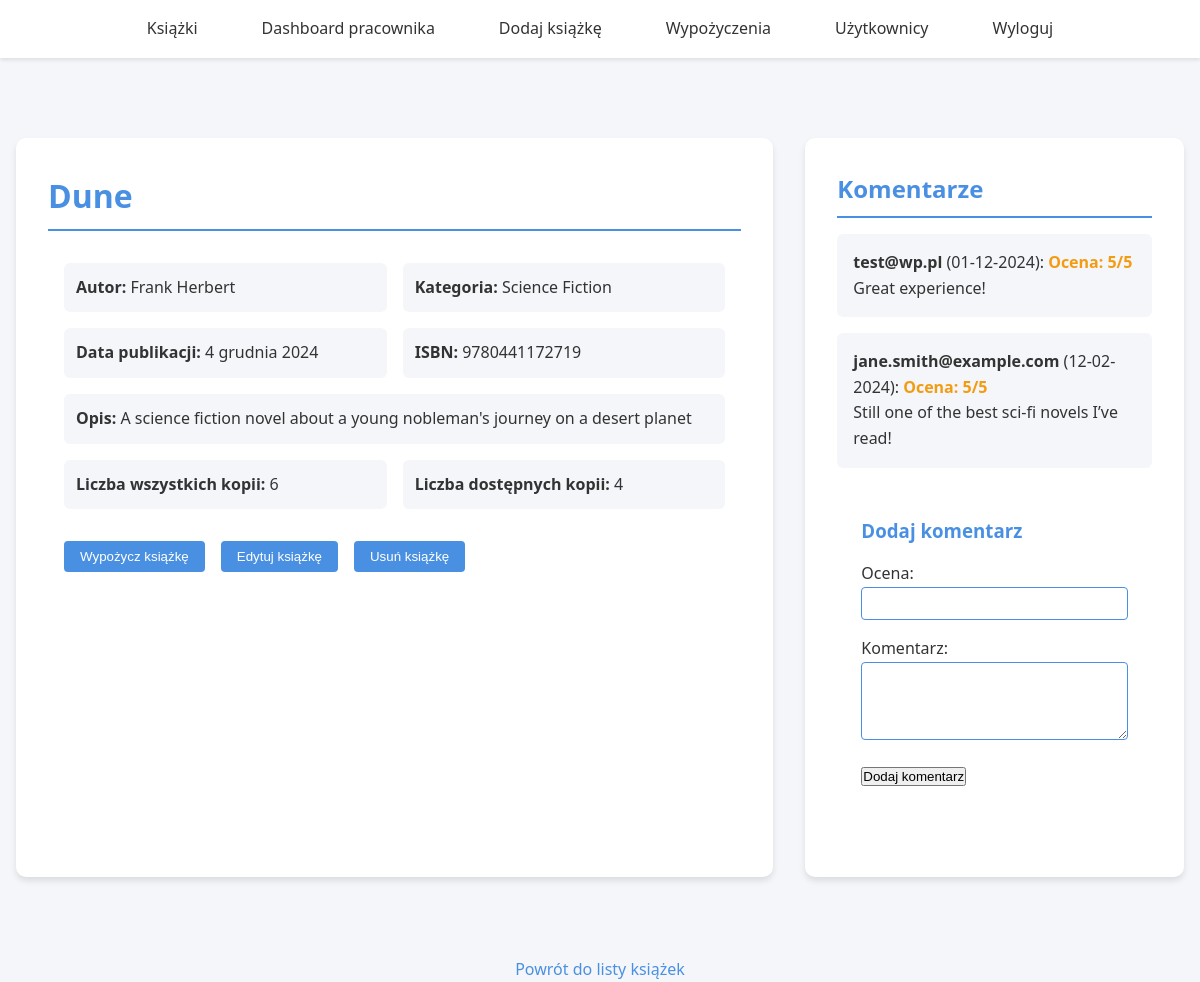
Screenshot of /1 (signed in) with the database file from the repository.
### books/models.py (models this page shows, shortened)
class Book(models.Model):
    title = models.CharField(max_length=255)
    author = models.CharField(max_length=255)
    category = models.ForeignKey(Category, related_name='books', on_delete=models.CASCADE)
    published_date = models.DateField()
    isbn = models.CharField(max_length=13, unique=True)
    description = models.TextField(blank=True, null=True)
    total_copies = models.PositiveIntegerField(blank=False, null=False)

class Category(models.Model):
    name = models.CharField(max_length=255, unique=True)
    description = models.TextField(blank=True, null=True)

class Opinion(models.Model):
    book = models.ForeignKey(Book, on_delete=models.CASCADE, related_name="rate")
    user = models.ForeignKey(CustomUser, related_name='rate', on_delete=models.CASCADE)
    rate = models.PositiveIntegerField(validators=[MaxValueValidator(5)])
    comment = models.CharField(max_length=250)
    created_at = models.DateField(auto_now_add=True)
    class Meta:
        ordering = ['-created_at']

class CustomUser(AbstractUser):
    phone = models.CharField(max_length=15, null=True, blank=True)
    is_employee = models.BooleanField(default=False)
    is_admin = models.BooleanField(default=False)
    is_active = models.BooleanField(default=True)

### books/views.py (the view, shortened to what this page needs)
# urls.py: path('<int:pk>', views.DetailBookView.as_view(), name='detail_book'),
class DetailBookView(LoginRequiredMixin, DetailView):
    model = Book
    template_name = 'detail_book.html'
    context_object_name = 'book'
    def get(self, request: HttpRequest, *args: Any, **kwargs: Any) -> HttpResponse:
        response = super().get(request, *args, **kwargs)
        Notification.objects.filter(
            user=self.request.user,
            book=self.get_object(),
            is_read=False,
            is_available=True
        ).update(is_read=True)
        return response
    def get_context_data(self, **kwargs: Any) -> dict[str, Any]:
        context = super().get_context_data(**kwargs)
        book = self.get_object()
        context.update({
            'opinions': Opinion.objects.filter(book=book),
            'copies': BookCopy.objects.filter(book=book),
            'copies_available': BookCopy.objects.filter(book=book, is_available=True).exists(),
            'available_copies': BookCopy.objects.filter(book=book, is_available=True).count()
        })
        if (BookRental.objects.filter(book_copy__book=book, user=self.request.user).exists() and
            not Opinion.objects.filter(book=book, user=self.request.user).exists()):
            context['comment_form'] = forms.OpinionForm()
        return context

### books/forms.py
class OpinionForm(ModelForm):
    class Meta:
        model = Opinion
        fields = ('rate', 'comment')
        labels = {
            'rate': 'Ocena',
            'comment': 'Komentarz'
        }
        widgets = {
            'comment': forms.Textarea(attrs={'rows': 4})
        }

### templates/detail_book.html (shortened to what this page needs)
{% extends 'base.html' %}
{% block content %}
<div class="book-detail-container">
    <div class="book-main-details">
        <h1>{{ book.title }}</h1>
        <div class="book-details-grid">
            <p><strong>Autor:</strong> {{ book.author }}</p>
            <p><strong>Kategoria:</strong> {{ book.category.name }}</p>
            <p><strong>Data publikacji:</strong> {{ book.published_date }}</p>
            <p><strong>ISBN:</strong> {{ book.isbn }}</p>
            <p class="book-description"><strong>Opis:</strong> {{ book.description|default:"Brak opisu" }}</p>
            <p><strong>Liczba wszystkich kopii:</strong> {{ copies.count }}</p>
            <p><strong>Liczba dostępnych kopii:</strong> {{ available_copies }}</p>
        </div>
    <div class="book-actions">
        {% if copies_available == True and not request.user.is_employee or request.user.is_admin %}
        <form method="post" action="{% url 'borrow_book' pk=book.id %}">
            <button type="submit">Wypożycz książkę</button>
        </form>
        {% endif %}
        {% if request.user.is_employee %}
        <form method="get" action="{% url 'edit_book' pk=book.id %}">
            <button type="submit">Edytuj książkę</button>
        </form>
        <form method="get" action="{% url 'delete_book' pk=book.id %}">
            <button type="submit">Usuń książkę</button>
        </form>
        {% endif %}
    </div>
</div>
<div class="book-side-details">
    <h2>Komentarze</h2>
    {% if opinions %}
        <ul class="comments-list">
            {% for opinion in opinions %}
                <li>
                    <strong>{{ opinion.user.email }}</strong> ({{ opinion.created_at|date:"d-m-Y" }}):
                    <span class="comment-rating">Ocena: {{ opinion.rate }}/5</span><br>
                    {{ opinion.comment }}
                </li>
            {% endfor %}
        </ul>
    {% else %}
        <p>Brak komentarzy</p>
    {% endif %}
    {% if comment_form %}
    <div class="add-comment-form">
        <h3>Dodaj komentarz</h3>
        <form method="post">
            {{ comment_form.as_p }}
            <button type="submit">Dodaj komentarz</button>
        </form>
    </div>
    {% endif %}
</div>
</div>
<a href="{% url 'list_books' %}" class="back-link">Powrót do listy książek</a>
{% endblock %}

### templates/base.html (style rules this page uses)
:root { --primary-color: #3498db; --secondary-color: #2ecc71; --background-color: #f4f6f7; --text-color: #2c3e50; --nav-background: #ffffff; --hover-color: #2980b9; }
* { margin: 0; padding: 0; box-sizing: border-box; }
body { font-family: 'Arial', sans-serif; line-height: 1.6; background-color: var(--background-color); color: var(--text-color); display: flex; flex-direction: column; min-height: 100vh; }
div > div { flex: 1; max-width: 1200px; width: 100%; margin: 2rem auto; padding: 0 1rem; }
html { scroll-behavior: smooth; }

### templates/detail_book.html (style rules this page uses)
:root { --primary-color: #4a90e2; --secondary-color: #2ecc71; --background-color: #f4f6f9; --text-color: #333; --card-background: #ffffff; --hover-color: #357abd; }
* { margin: 0; padding: 0; box-sizing: border-box; }
body { font-family: 'Segoe UI', Tahoma, Geneva, Verdana, sans-serif; line-height: 1.6; background-color: var(--background-color); color: var(--text-color); }
.book-detail-container { max-width: 1200px; margin: 2rem auto; padding: 1rem; display: grid; grid-template-columns: 2fr 1fr; gap: 2rem; }
.book-main-details { background-color: var(--card-background); border-radius: 10px; box-shadow: 0 4px 6px rgba(0, 0, 0, 0.1); padding: 2rem; }
.book-main-details h1 { color: var(--primary-color); border-bottom: 2px solid var(--primary-color); padding-bottom: 0.5rem; margin-bottom: 1.5rem; }
.book-details-grid { display: grid; grid-template-columns: 1fr 1fr; gap: 1rem; }
.book-details-grid p { background-color: var(--background-color); padding: 0.75rem; border-radius: 6px; }
.book-description { grid-column: 1 / -1; }
.book-actions { display: flex; gap: 1rem; margin-top: 1.5rem; }
.book-actions button { background-color: var(--primary-color); color: white; border: none; padding: 0.5rem 1rem; border-radius: 4px; cursor: pointer; transition: background-color 0.3s ease; }
.book-side-details { background-color: var(--card-background); border-radius: 10px; box-shadow: 0 4px 6px rgba(0, 0, 0, 0.1); padding: 2rem; }
.book-side-details h2 { color: var(--primary-color); border-bottom: 2px solid var(--primary-color); padding-bottom: 0.5rem; margin-bottom: 1rem; }
.comments-list { list-style-type: none; }
.comments-list li { background-color: var(--background-color); margin-bottom: 1rem; padding: 1rem; border-radius: 6px; }
.comment-rating { color: #f39c12; font-weight: bold; }
.add-comment-form { background-color: var(--card-background); padding: 1.5rem; border-radius: 10px; margin-top: 1.5rem; }
.add-comment-form h3 { color: var(--primary-color); margin-bottom: 1rem; }
.add-comment-form form p { margin-bottom: 1rem; }
.add-comment-form input, .add-comment-form textarea { width: 100%; padding: 0.5rem; border: 1px solid var(--primary-color); border-radius: 4px; }
.back-link { display: block; text-align: center; margin-top: 2rem; color: var(--primary-color); text-decoration: none; transition: color 0.3s ease; }

### rows the page displays
Book: title "Dune", author "Frank Herbert", category.name "Science Fiction", published_date "4 grudnia 2024", isbn "9780441172719", description "A science fiction novel about a young nobleman's journey on a desert planet"
Opinion: user.email "test@wp.pl", created_at "01-12-2024", rate "5", comment "Great experience!"
Opinion: user.email "jane.smith@example.com", created_at "12-02-2024", rate "5", comment "Still one of the best sci-fi novels I’ve read!"

### other values shown
{{ copies.count }} "6"
{{ available_copies }} "4"
